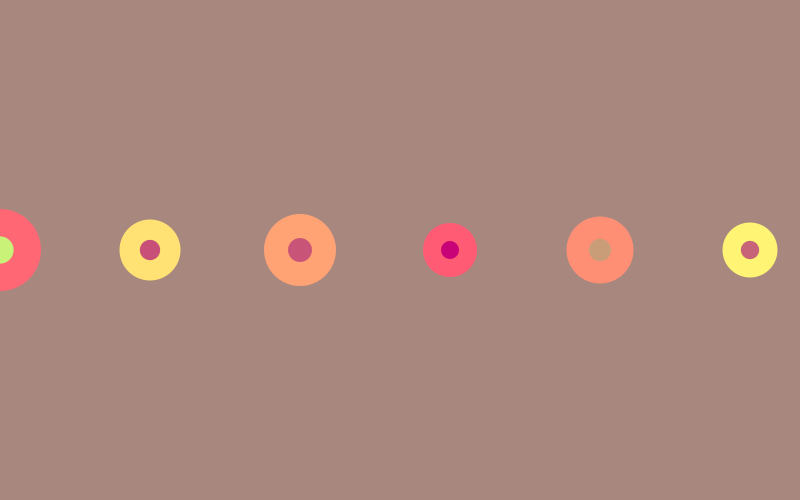
Frame 1 (no input)
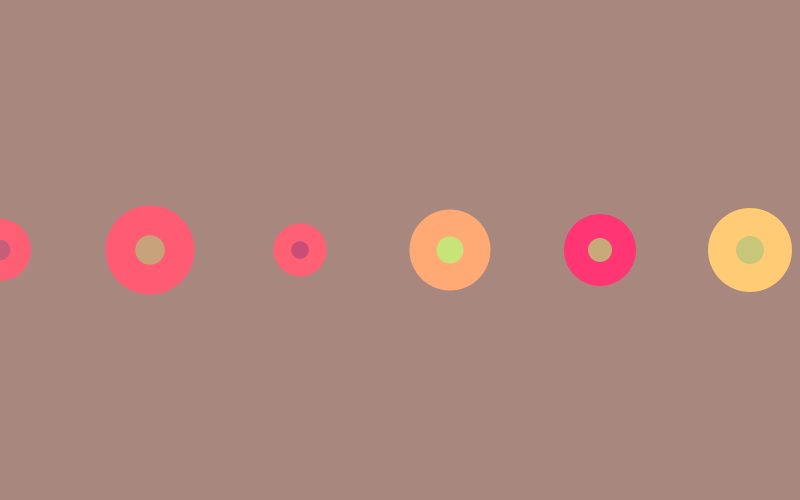
Frame 60 (the mouse pressed at the canvas centre just before this capture)
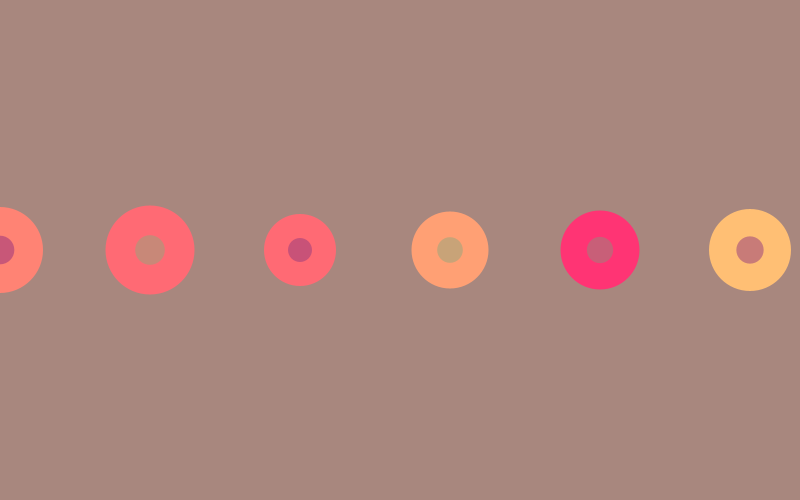
Frame 120 (the mouse held since frame 60 and released just before this capture)

The Processing sketch that drew these frames (run headless with seeded random() and noise(); from frame 60 on, the mouse is pressed at the canvas centre):

// Processing sketch: processing_57588
// ── processing_57588.pde

Flower[]flora;

void setup(){
  smooth();
  size(800,500);
  flora=new Flower[6];
  frameRate(5);
  
  }


void draw(){
  background(#A8877E);
   for (int i=0;i<flora.length;i++) {
    flora[i]= new Flower(150*i,height/2,int(random(50,100)),color(255,random(50,255),116),color(200,random(0,255),120));
  }
 
  for (int i=0;i<flora.length;i++) {
    flora[i].drawflora();
  }
  
}
class Flower {
  
  float fx,fy,rpistil;
  color colorpistil;
  color small;


Flower (
  float _fx,
  float _fy,
  float _rpistil,
  color _colorpistil,
  color _small)
  {fx=_fx;
   fy=_fy;
   rpistil=_rpistil;
   colorpistil= _colorpistil;
   small=_small;
}


void drawflora(){
  noStroke();
   fill(colorpistil);
    ellipse(fx,fy,rpistil,rpistil);
  fill(small);
   ellipse(fx,fy,rpistil/3,rpistil/3);
 
    
}
}
